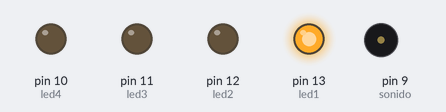
A sketch run on a simulated Arduino Uno, built with avr-gcc and run on an emulated ATmega328P. Parts: output pins drawn as LEDs (lit = HIGH), buzzer (waves = sounding). Pins used as bus, display or sensor lines are not drawn.

Above: at 0.15 s.
At 0.75 s:
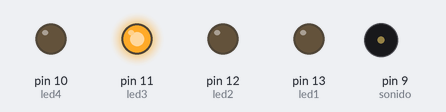
At 1.05 s:
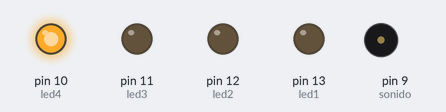
At 1.95 s:
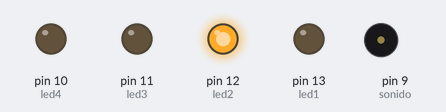
At 2.85 s:
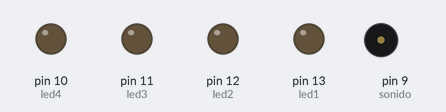
Timing chart, 0 to 3.5 s (numbered marks = the images above):
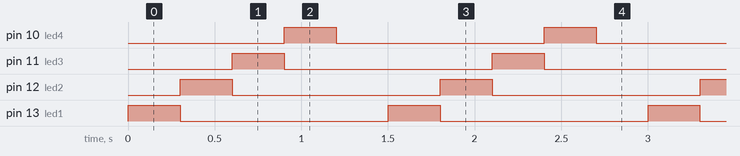

Measured:
- by itself, pin 10 (led4), pin 11 (led3), pin 12 (led2), pin 13 (led1): alternates HIGH for 0.30 s and LOW for 1.2 s

The sketch:

ejercicio31.ino
```cpp
int led1 = 13;
int led2 = 12;
int led3 = 11;
int led4 = 10;
int sonido = 9;
int velocidad = 300;
void setup()
{
  pinMode(led1, OUTPUT);
  pinMode(led2, OUTPUT);
  pinMode(led3, OUTPUT);
  pinMode(led4, OUTPUT);
  pinMode(sonido, OUTPUT);
}

void loop()
{
  digitalWrite(led1, HIGH);
  delay(velocidad);

  digitalWrite(led1, LOW);
  digitalWrite(led2, HIGH);
  delay(velocidad);

  digitalWrite(led2, LOW);
  digitalWrite(led3, HIGH);
  delay(velocidad);

  digitalWrite(led3, LOW);
  digitalWrite(led4, HIGH);
  digitalWrite(sonido,HIGH);
  delay(velocidad);

  digitalWrite(led4,LOW);
  tone(sonido, 440);
  noTone(sonido);
  delay(velocidad);

}
```
